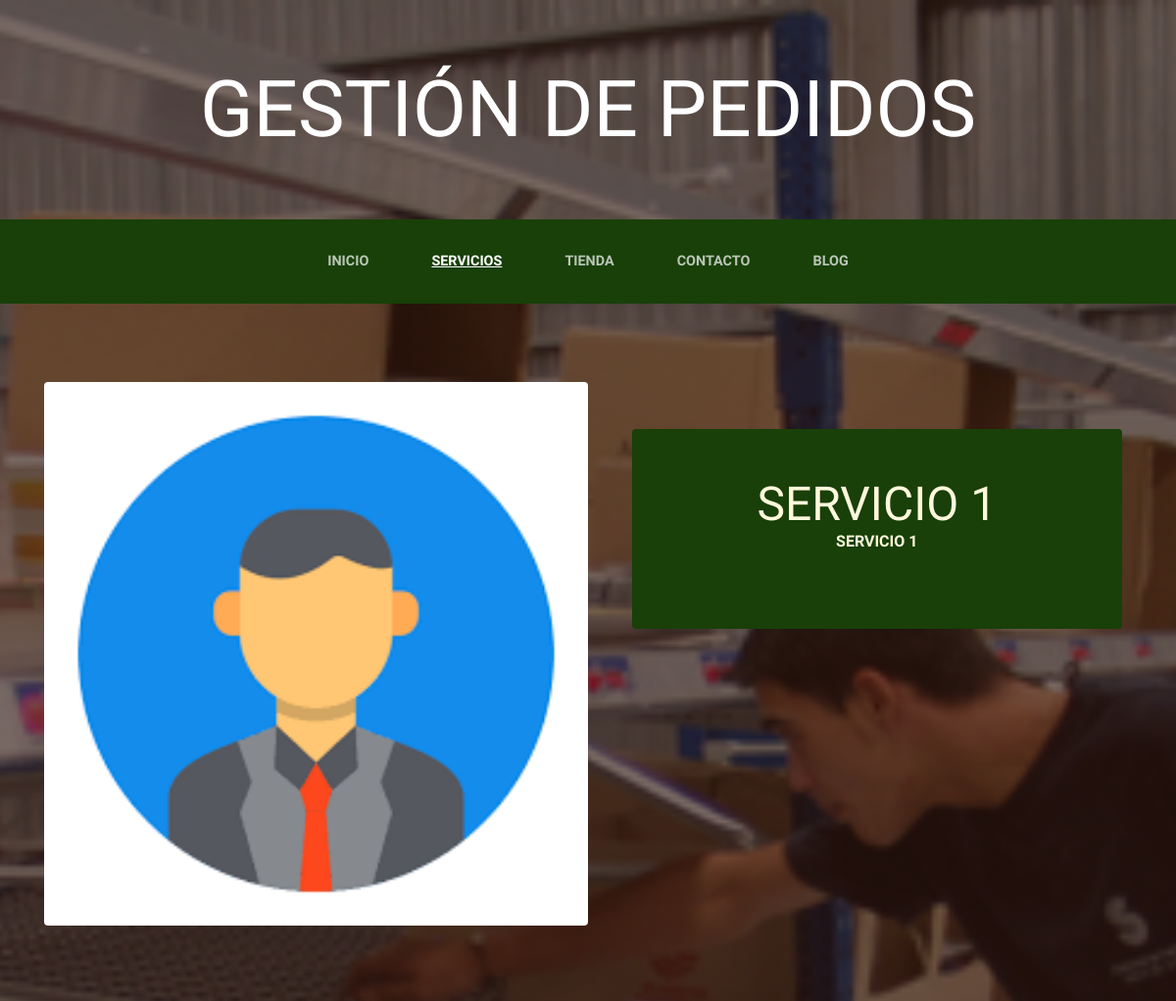
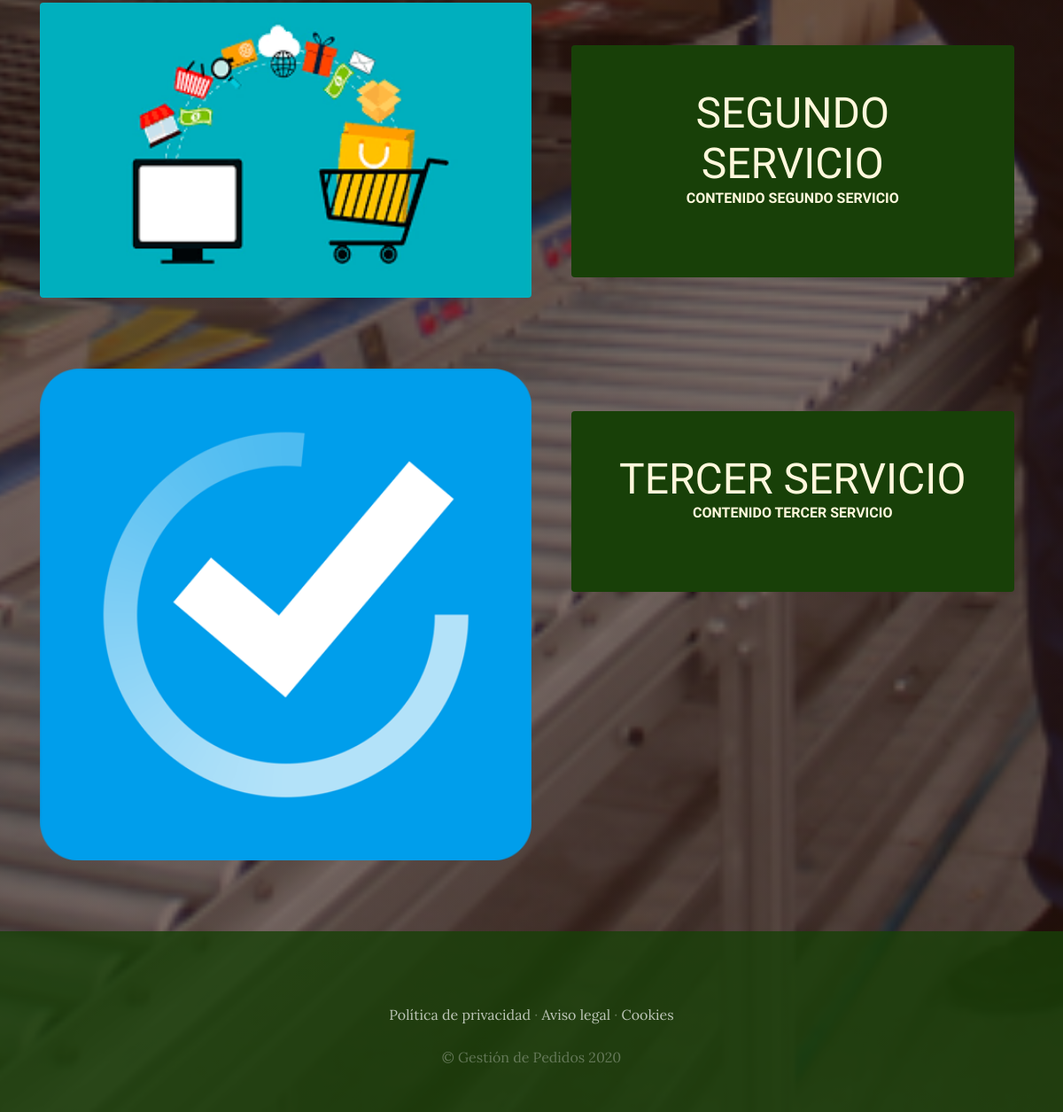
The app's page /servicios/ with its own data (2 pictures, top to bottom).
### servicios/models.py (models this page shows, shortened)
class Servicios(models.Model):
    titulo = models.CharField(max_length=75)
    contenido = models.TextField(max_length=100)
    imagen = models.ImageField(upload_to='servicios')
    created = models.DateTimeField(auto_now_add=True)
    updated = models.DateTimeField(auto_now_add=True)
    class Meta:
        verbose_name = 'servicio'
        verbose_name_plural = 'servicios'

### servicios/views.py (the view)
# urls.py: path('servicios/', include('servicios.urls')),
def servicios(request):
    servicios=Servicios.objects.all()
    return render(request, "servicios/servicios.html",{"servicios": servicios})

### carro/context_processor.py (called while the page is built)
def importe_total_carro(request):
    total = 0
    if request.user.is_authenticated:
        if 'carro' in request.session:      #  <---
            for key, value in request.session["carro"].items():
                total = total + (float(value["precio"])*value["cantidad"])
    return {"importe_total_carro":total}

### servicios/templates/servicios/servicios.html
{% extends "ProyectoWebApp/base.html" %}
{% load static %}
{% block content %}
    {% for servicio in servicios %}
        <section class="page-section clearfix">
            <div class="container">
                <div class="intro">
                     <img class="intro-img img-fluid mb-3 mb-lg-0 rounded" src="{{servicio.imagen.url}}" alt="" style="width: 50%;">
                     <div class="intro-text left-0 text-center bg-faded p-5 rounded">
                     <h2 class="section-heading mb-4" >
                      <span class="section-heading-lower">{{servicio.titulo}}</span>
                      <span class="section-heading-upper">{{servicio.contenido}}</span>
                 </h2>
                 </div>
                </div>
            </div>
        </section>
    {% endfor %}
{% endblock content %}

### ProyectoWebApp/static/ProyectoWebApp/css/gestion.css (style rules this page uses)
body { font-family: 'Lora'; background: linear-gradient(rgba(47, 23, 15, 0.65), rgba(47, 23, 15, 0.65)), url("../img/bg_main.jpg"); background-attachment: fixed; background-position: center; background-size: cover; }
h1, h2, h3, h4, h5, h6 { font-family: 'Raleway'; }
.page-section { margin-top: 5rem; margin-bottom: 5rem; }
.section-heading { text-transform: uppercase; }
.section-heading .section-heading-upper { display: block; font-size: 1rem; font-weight: 800; padding-bottom:.5rem; }
.section-heading .section-heading-lower { display: block; font-size: 3rem; font-weight: 100; }
.bg-faded { background-color: rgba(255, 255, 255, 0.85); }
.intro { position: relative; }
@media (min-width: 992px) { .intro .intro-img { width: 75%; float: left; } }
@media (min-width: 992px) { .intro .intro-text { left: 600; width: 60%; margin-top: 3rem; background-color: rgba(24, 64, 8); color: cornsilk; position: absolute; } }
@media (min-width: 1200px) { .intro .intro-text { width: 45%; } }

### records on screen
Servicios: imagen (placeholder picture), titulo "SERVICIO 1", contenido "SERVICIO 1"
Servicios: imagen (picture), titulo "SEGUNDO SERVICIO", contenido "CONTENIDO SEGUNDO SERVICIO"
Servicios: imagen (picture), titulo "TERCER SERVICIO", contenido "CONTENIDO TERCER SERVICIO"
